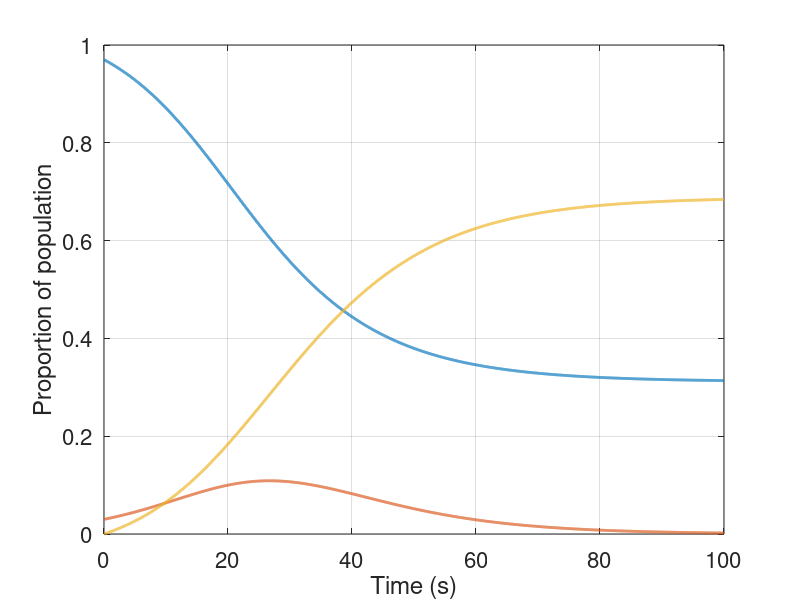

The MATLAB script that drew this image:

%%%% SIR model - deterministic - Implicit Method - Verified

beta = 0.2357;
gamma = 1/7;

I_0 = 0.03;
S_0 = 1- I_0;
R_0 = 0;

T = 100;
deltaT = 1/(24*2);
nt = T/deltaT;

t = linspace(deltaT,T,nt)';

%%% Implicit Euler


U = zeros(nt,2);

R = 0;

U_k = [S_0;I_0];

U_n = [S_0;I_0];

U_0 = [S_0;I_0];

R_n = R_0;

U_new = zeros(2,1);

tol = 1e-6;

flag = 0;

for i = 1: nt 

   
    %%% Picard Iteration
    for k = 1:50
    
        
        U_new(1) = U_n(1)/(1 + beta * deltaT * U_k(2));
 
        U_new(2) = U_n(2)/(1 + gamma* deltaT - deltaT * beta * U_new(1));
  
        diff = U_new - U_k;
        
        err(k,i) = (norm(diff))/norm(U_0);
        
        U_k = U_new;
        
        if(err(k,i) < tol)
            iter(i) = k;
%             sprintf("Finished picard loop with %d iteration",k)
            flag = 1;
            break;
        end  
  
    end
    
    
    if(flag == 0)
           sprintf("Iteration didn't converge") 
           break;         
    end
    

  U_n = U_k;
  
  U(i,:) = U_k;
  
  R(i) = R_n + gamma* deltaT * U_k(2) ;
  
  R_n = R(i);
 
end

sprintf("Reproduction number is %d", beta/gamma);

figure(1)
axes1 = axes('Parent',figure);
plot(t,U(:,1),'LineWidth',2);
hold on
plot(t,U(:,2),'LineWidth',2);
hold on
plot(t,R,'LineWidth',2);
set(axes1,'FontSize',16);
xlabel({'Time (s)'});
ylabel({'Proportion of population'});
grid on

%%
%%%% Verification from colab
% % sus_colab = load('sus_colab.txt');
% % inf_colab = load('inf_colab.txt');
% % rem_colab = load('rem_colab.txt');
% % hold on
% % plot(t,sus_colab,'k--','LineWidth',2);
% % hold on
% % plot(t,inf_colab,'k--','LineWidth',2);
% % hold on
% % plot(t,rem_colab,'k--','LineWidth',2);
% % 
% % legend('Susceptible','Infected', 'Removed','Sus-Colab','Inf-Colab', 'Rem-Colab');



